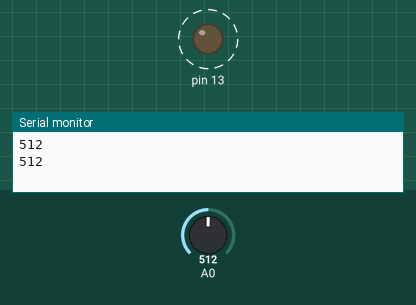
Simulated run of this sketch. Board: Arduino Uno, built with avr-gcc and run on an emulated ATmega328P. Parts: output pins drawn as LEDs (lit = HIGH), the last lines printed to the serial monitor. Dashed ring = blinking. Inputs (shaded band) come from the test bench; at power-on: A0 = 512.

Above: at 1.8 s.
1.9 s: A0 set to 306
At 2.2 s:
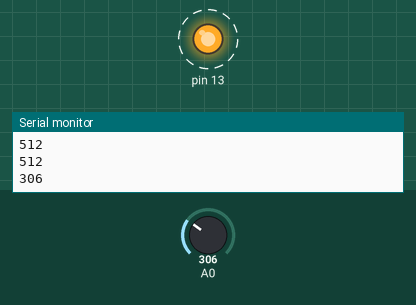
5.4 s: A0 set to 122
At 5.56 s:
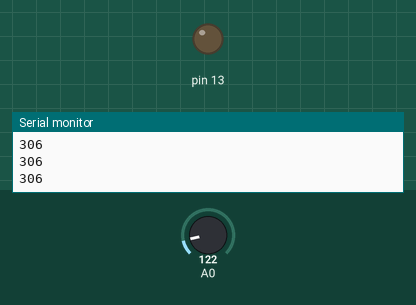
Timing chart, 0 to 14.9 s (numbered marks = the images above; inputs shaded):
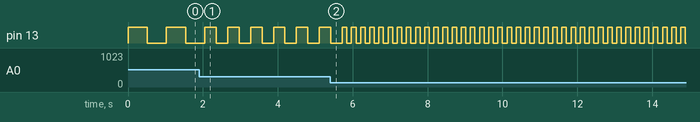

The sketch:

controll_led_by_variable_resistance.ino
```cpp
int val;
void setup() {
  // put your setup code here, to run once:
  Serial.begin(9600);
  pinMode(13, OUTPUT);
}

void loop() {
  // put your main code here, to run repeatedly:
  val = analogRead(A0);
  Serial.println(val);
  digitalWrite(13, HIGH);
  delay(val);
  digitalWrite(13, LOW);
  delay(val);
}
```

Measured:
- after the input at 1.9 s, pin 13: alternates HIGH for 0.31 s and LOW for 0.31 s, starting after 0.46 s
- by itself, pin 13: alternates HIGH for 0.51 s and LOW for 0.51 s
